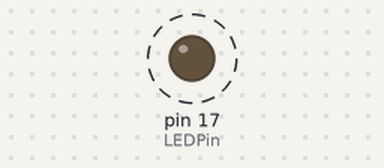
This sketch was run on a simulated Arduino Uno, built with avr-gcc and run on an emulated ATmega328P. Parts: output pins drawn as LEDs (lit = HIGH). Dashed ring = blinking.

Above: at 0.5 s.
Timing chart, 0 to 4.6 s (numbered marks = the images above):
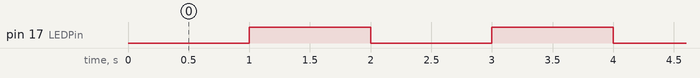

Measured:
- by itself, pin 17 (LEDPin): alternates HIGH for 1.0 s and LOW for 1.0 s

The sketch:

oribokit-digital-write.ino
```cpp
// ORIBOKIT DIGITAL WRITE TEST

// LED
int LEDPin          = 17;                // PB0 is the RX LED, normally used to flash on and off during data transfer

// state variable
bool state = false;                      // a boolean can only be true or false

void setup() {
  Serial.begin(115200);                  // Start the Serial port for debugging
  pinMode(LEDPin, OUTPUT);               // LED PIN as a digital output
}

void loop() {
  if (state==false)                      // if the value of state is false
  {
     digitalWrite(LEDPin, LOW);          // write the LEDPin LOW
     state = true;                       // set state to true
  } else {                               // otherwise the value of state is true
    digitalWrite(LEDPin, HIGH);          // write the LEDPin HIGH
     state = false;                      // set state to false
  }
  delay(1000);                           // delay for 1000 milliseconds, 1 second
}


// SEE IF YOU CAN UNDERSTAND WHY THIS WORKS?
// void loop() {
//   digitalWrite(LEDPin, state);              // write the LEDPin to the value of state. boolean false = LOW, boolean true = HIGH
//   state = !state;                           // set the value of state to the opposite of state
//   delay(1000);                              // delay for 1000 milliseconds, 1 second
// }
```
